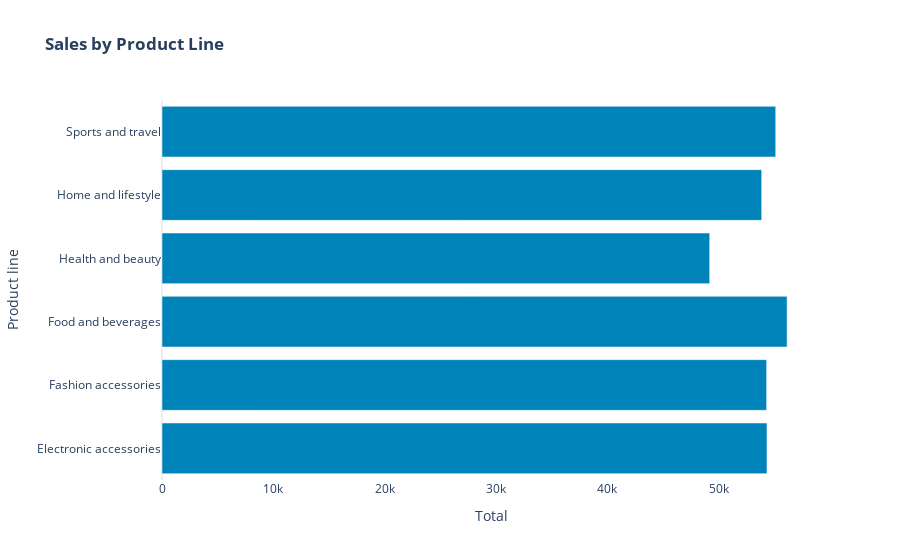

Notebook code for this chart:
### Code cell
sales_by_product_line = (
    df.groupby(by=["Product line"]).sum()[["Total"]]
)
fig_product_sales = px.bar(
    sales_by_product_line,
    x="Total",
    y=sales_by_product_line.index,
    orientation="h",
    title="<b>Sales by Product Line</b>",
    color_discrete_sequence=["#0083B8"] * len(sales_by_product_line),
    template="plotly_white",
)
fig_product_sales.update_layout(
    plot_bgcolor="rgba(0,0,0,0)",
    xaxis=(dict(showgrid=False))
)

### Figure 1 — Plotly figure (JSON) as saved in the notebook; plotly's stock layout.template omitted (floating-point values rounded to 4 significant figures)
{"data": [{"alignmentgroup": "True", "hovertemplate": "Total=%{x}<br>Product line=%{y}<extra></extra>", "legendgroup": "", "marker": {"color": "#0083B8", "pattern": {"shape": ""}}, "name": "", "offsetgroup": "", "orientation": "h", "showlegend": false, "textposition": "auto", "type": "bar", "x": [54340.0, 54310.0, 56140.0, 49190.0, 53860.0, 55120.0], "xaxis": "x", "y": ["Electronic accessories", "Fashion accessories", "Food and beverages", "Health and beauty", "Home and lifestyle", "Sports and travel"], "yaxis": "y"}], "layout": {"barmode": "relative", "legend": {"tracegroupgap": 0}, "plot_bgcolor": "rgba(0,0,0,0)", "title": {"text": "<b>Sales by Product Line</b>"}, "xaxis": {"anchor": "y", "domain": [0, 1], "showgrid": false, "title": {"text": "Total"}}, "yaxis": {"anchor": "x", "domain": [0, 1], "title": {"text": "Product line"}}}}
